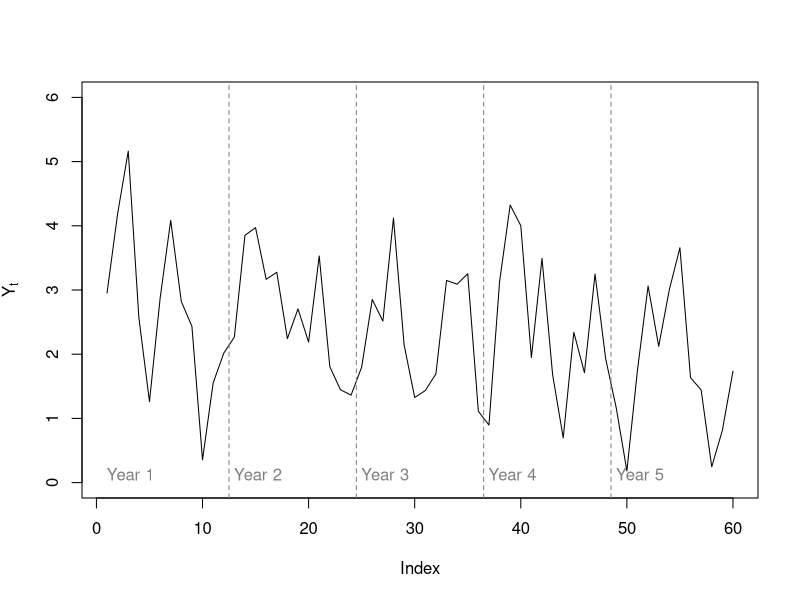
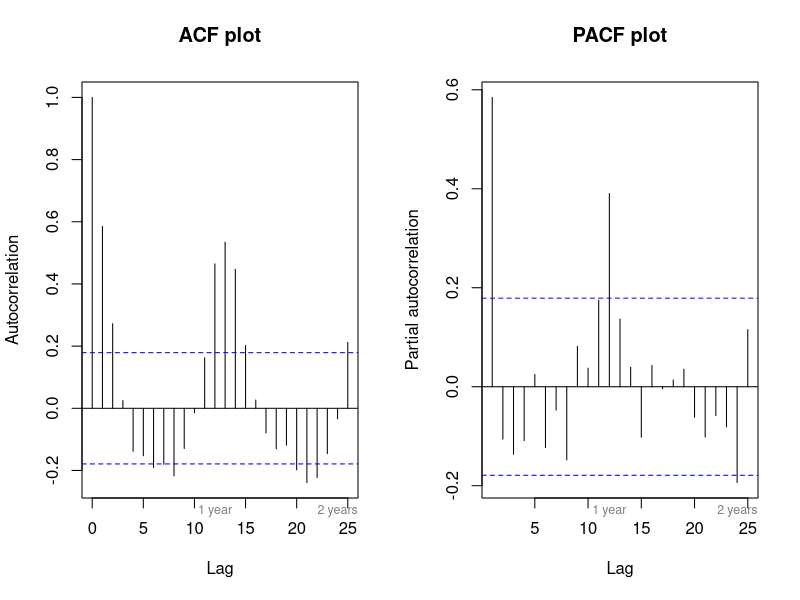
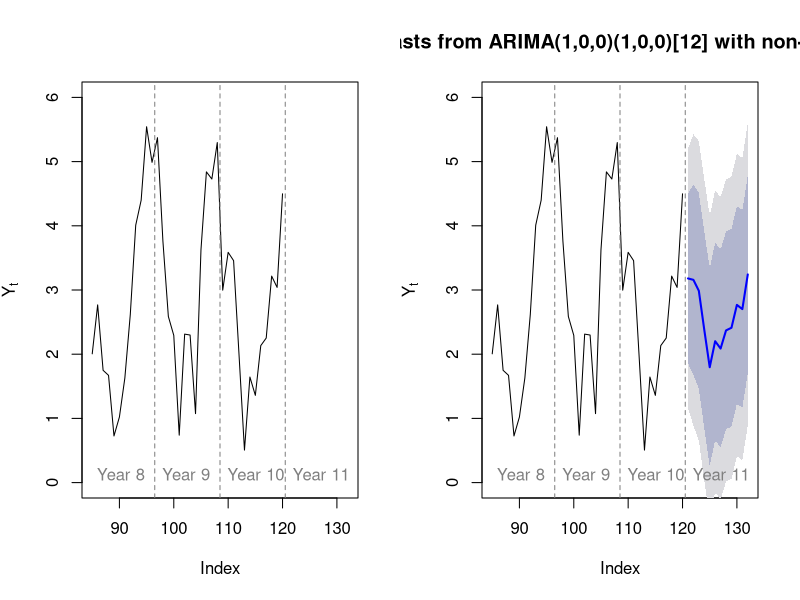
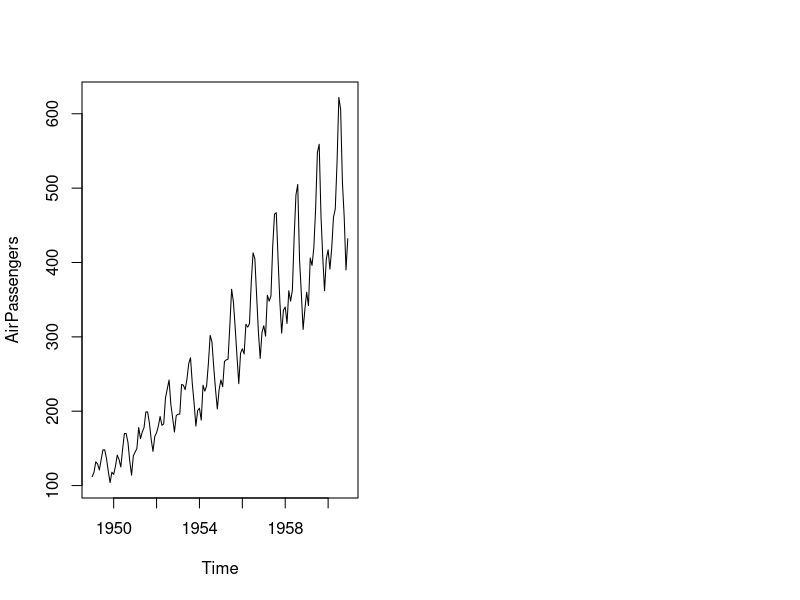
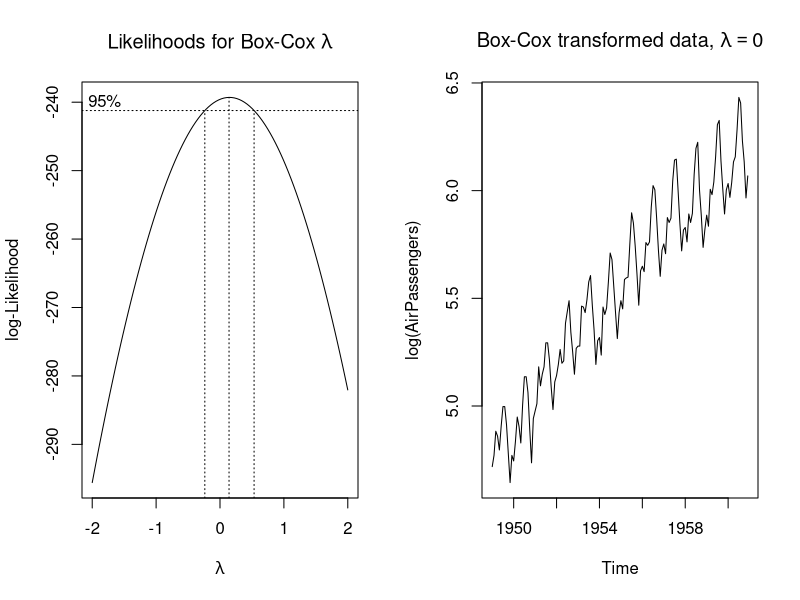

These charts were generated, in order, by the following R code:
## ---- chunk 1
#| output: false
library(forecast,quietly=TRUE)
library(MASS,quietly=TRUE)
library(tseries,quietly=TRUE)
## ---- chunk 2
#| code-fold: true
#| fig-cap: 'First five years of a seasonal time series'
set.seed(0120)
y <- 2+ arima.sim(model=list(ar=c(0.5,rep(0,10),0.3)),n=120)
plot(y[1:60],type='l',ylab=expression(Y[t]),ylim=c(0,6))  
abline(v=0.5+12*(1:4),lty=2,col='#7f7f7f')
text(x=12*(0:4),y=0.1,labels=paste('Year',1:5),pos=4,col='#7f7f7f')
## ---- chunk 3
#| code-fold: true
#| fig-cap: 'Autocorrelation structure of a seasonal timeseries'
par(mfrow=c(1,2))
acf(y,lag.max=25,main='ACF plot',ylab='Autocorrelation')
mtext(c('1 year','2 years'),side=1,line=0,at=c(12,24),col='#7f7f7f',cex=0.75)
pacf(y,lag.max=25,main='PACF plot',ylab='Partial autocorrelation')
mtext(c('1 year','2 years'),side=1,line=0,at=c(12,24),col='#7f7f7f',cex=0.75)
## ---- chunk 4
#| code-fold: true
#| fig-cap: 'Last three years of a seasonal time series'
plot(c(rep(NA,84),y[85:120]),type='l',ylab=expression(Y[t]),xlim=c(85,132),ylim=c(0,6))  
abline(v=0.5+12*(8:10),lty=2,col='#7f7f7f')
text(x=12*(7:10),y=0.1,labels=paste('Year',8:11),pos=4,col='#7f7f7f')
## ---- chunk 5
#| code-fold: true
(y.sar <- arima(y,order=c(1,0,0),seasonal=list(order=c(1,0,0),period=12)))
## ---- chunk 6
#| code-fold: true
#| fig-cap: '12-month lookahead forecasts from SARIMA model'
plot(forecast(y.sar,h=12),include=36,ylab=expression(Y[t]),ylim=c(0,6),
     fcol='#0000ff',pi.col='#0000ff7f',xlab='Index')  
abline(v=0.5+12*(8:10),lty=2,col='#7f7f7f')
text(x=12*(7:10),y=0.1,labels=paste('Year',8:11),pos=4,col='#7f7f7f')
## ---- chunk 7
#| code-fold: true
#| fig-cap: 'Box-Jenkins airline passenger data'
plot(AirPassengers)
## ---- chunk 8
#| code-fold: true
par(mfrow=c(1,2))
boxcox(AirPassengers~1)
title(main=expression(paste('Likelihoods for Box-Cox ',lambda)))
plot(log(AirPassengers))
title(main=expression(paste('Box-Cox transformed data, ',lambda == 0)))
## ---- chunk 9
#| code-fold: true
suppressWarnings(adf.test(log(AirPassengers)))
suppressWarnings(kpss.test(log(AirPassengers),null='Trend'))
## ---- chunk 10
#| code-fold: true
air.sarima <- auto.arima(AirPassengers,lambda=0)
summary(air.sarima)
